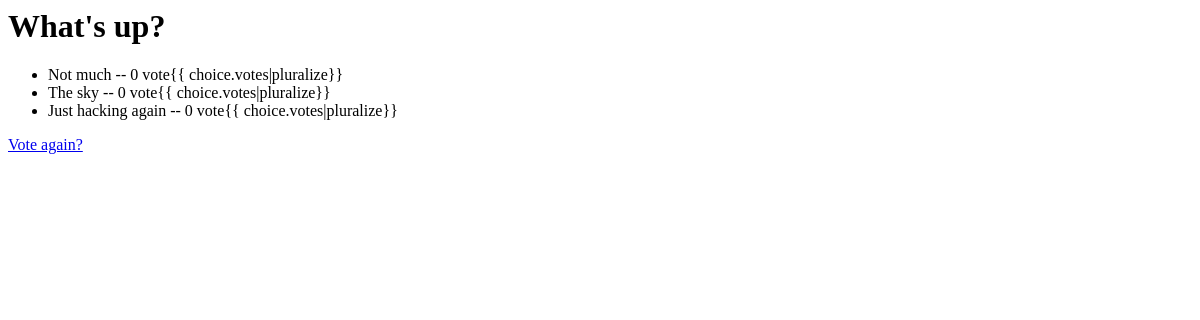
/polls/1/results/, run on an earlier commit of the app's database.
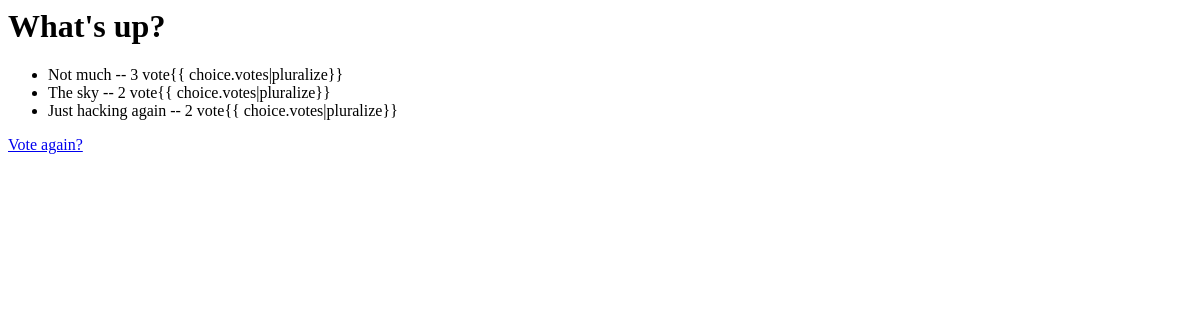
And on a later commit of the database.
### polls/models.py (models this page shows, shortened)
class Question(models.Model):
    question_text = models.CharField(max_length=200)
    pub_date = models.DateTimeField('date published')
    '''def was_published_recently(self):
        return self.pub_date >= timezone.now() - datetime.timedelta(days=1)'''
    def was_published_recently(self):
        now = timezone.now()
        return now - datetime.timedelta(days=1) <= self.pub_date <= now

class Choice(models.Model):
    question = models.ForeignKey(Question, on_delete=models.CASCADE)
    choice_text = models.CharField(max_length=200)
    votes = models.IntegerField(default=0)

### polls/views.py (the view)
# urls.py: path('<int:pk>/results/', views.ResultsView.as_view(), name='results'),
class ResultsView(generic.DetailView):
    model = Question
    template_name = 'polls/results.html'

### polls/templates/polls/results.html
<h1>{{ question.question_text }}</h1>
<ul>
  {% for choice in question.choice_set.all %}
  <li>
    {{ choice.choice_text }} -- {{ choice.votes }} vote{{
    choice.votes|pluralize}}
  </li>
  {% endfor %}
</ul>
<a href="{% url 'polls:detail' question.id %}">Vote again?</a>

What changed in the data, as far as the page shows it:
changed Choice "Not much": votes "0" → "3"
changed Choice "The sky": votes "0" → "2"
changed Choice "Just hacking again": votes "0" → "2"
